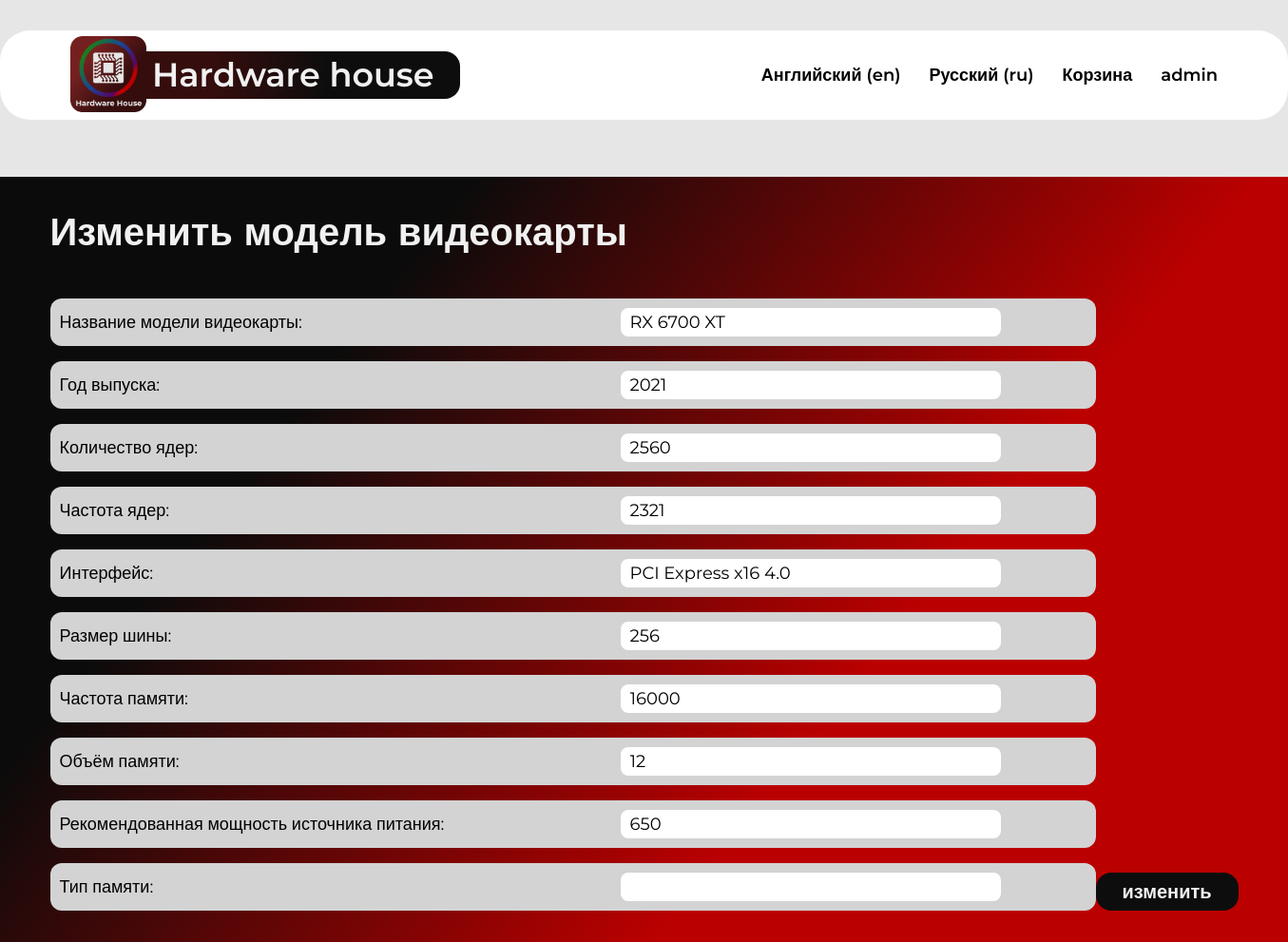
/info_update/2/ (signed in), run on the app's committed database.
### app_main/models.py (models this page shows, shortened)
class VideocardInfo(models.Model):
    name = models.CharField(unique=True, max_length=50)
    release_date = models.IntegerField(blank=True, null=True)
    interface = models.CharField(max_length=50, blank=True)
    core_frequency = models.IntegerField(blank=True, null=True)
    core_count = models.IntegerField(blank=True, null=True)
    memory_frequency = models.IntegerField(blank=True, null=True)
    memory_type = models.CharField(max_length=20, blank=True)
    memory_volume = models.IntegerField(blank=True, null=True)
    memory_band_width = models.IntegerField(blank=True, null=True)
    recommended_energy_supply = models.IntegerField(blank=True, null=True)

### app_main/views.py (the view)
# urls.py: path('info_update/<int:pk>/', VideocardInfoUpdateView.as_view(), name='videocard_info_update'),
class VideocardInfoUpdateView(PermissionRequiredMixin, UpdateView):
    model = VideocardInfo
    fields = '__all__'
    template_name = 'videocard_info_update.html'
    success_url = reverse_lazy('main_view')
    permission_required = 'edit_videocardinfo'

### app_basket/context_processors.py (called while the page is built)
def basket(request):
    return {'basket': Basket(request)}

### app_main/templates/videocard_info_update.html (shortened to what this page needs)
{% extends 'main.html' %}
{% load static %}
{% load i18n %}
{% block head %}
    <head>
        <link rel="stylesheet" href="{% static 'styles/reset.css' %}">
        <link rel="stylesheet" href="{% static 'styles/common_styles.css' %}">
        <link rel="stylesheet" href="{% static 'styles/videocard_info_create_style.css' %}">
    </head>
{% endblock head %}
    {% block afternav %}
        <section class="create">
            <div class="create-container container">
                <h1 class="create-header">{% trans 'Изменить модель видеокарты' %}</h1>
                <form action="" method="post" class="create-form" enctype="multipart/form-data">
                    <div class="create-form-inputs">
                        <div class="create-form-input">
                            <p class="form-input-text">{% trans 'Название модели видеокарты:' %}</p>
                            {{ form.name }}
                        </div>
                        <div class="create-form-input">
                            <p class="form-input-text">{% trans 'Год выпуска:' %}</p>
                            {{ form.release_date }}
                        </div>
                        <div class="create-form-input">
                            <p class="form-input-text">{% trans 'Количество ядер:' %}</p>
                            {{ form.core_count }}
                        </div>
                        <div class="create-form-input">
                            <p class="form-input-text">{% trans 'Частота ядер:' %}</p>
                            {{ form.core_frequency }}
                        </div>
                        <div class="create-form-input">
                            <p class="form-input-text">{% trans 'Интерфейс:' %}</p>
                            {{ form.interface }}
                        </div>
                        <div class="create-form-input">
                            <p class="form-input-text">{% trans 'Размер шины:' %}</p>
                            {{ form.memory_band_width }}
                        </div>
                        <div class="create-form-input">
                            <p class="form-input-text">{% trans 'Частота памяти:' %}</p>
                            {{ form.memory_frequency }}
                        </div>
                        <div class="create-form-input">
                            <p class="form-input-text">{% trans 'Объём памяти:' %}</p>
                            {{ form.memory_volume }}
                        </div>
                        <div class="create-form-input">
                            <p class="form-input-text">{% trans 'Рекомендованная мощность источника питания:' %}</p>
                            {{ form.recommended_energy_supply }}
                        </div>
                        <div class="create-form-input">
                            <p class="form-input-text">{% trans 'Тип памяти:' %}</p>
                            {{ form.memory_type }}
                        </div>
                    </div>
                    <button class="create-form-btn btn-black">{% trans 'изменить' %}</button>
                </form>
            </div>
        </section>
    {% endblock afternav %}

### app_main/templates/main.html (shortened to what this page needs)
{% load static %}
{% load i18n %}
<!DOCTYPE html>
<html lang="en">
{% block head %}{% endblock %}
<body>
    <nav>
        <div class="container nav-container">
            <div class="nav-logo-container">
                <a href="{% url 'main_view' %}" class="nav-logo-link"><img class="nav-logo" src="{% static 'images/nav-logo.png' %}" alt="logo"></a>
                <a href="{% url 'main_view' %}" class="nav-logo-name-link">Hardware house</a>
            </div>
            <div class="nav-links">
                {% get_available_languages as LANGUAGES %}
                {% for lang in LANGUAGES %}
                {% if LANGUAGE_CODE == lang.0 %}
                {{lang.1}} ({{lang.0}})
                {% else %}
                <a href="{% url 'set_language' %}?l={{lang.0}}" class="nav-links-item nav-links-language">{{lang.1}} ({{lang.0}})</a>
                {% endif %}
                {% endfor %}
                {% if user.is_authenticated %}
                    <a href="{% url 'basket_detail_view' %}" class="nav-links-item">{% trans 'Корзина' %}</a>
                {% endif %}
                {% if user.is_anonymous %}
                    <a href="{% url 'login' %}" class="nav-links-item">{% trans 'Войти' %}</a>
                    <a href="{% url 'register' %}" class="nav-links-item">{% trans 'Регистрация' %}</a>
                {% else %}
                    <a href="{% url 'account' %}" class="nav-links-item">{{ user.username }}</a>
                {% endif %}
            </div>
        </div>
    </nav>
    {% block afternav %}{% endblock %}
</body>
</html>

### static/styles/common_styles.css (style rules this page uses)
* { box-sizing: border-box; }
a { text-decoration: none; color: #000; }
input, select { font-family: 'Montserrat', sans-serif; outline: 0; border: none; }
html { background-color: #E6E6E6; font-family: 'Montserrat', sans-serif; }
nav { display: flex; justify-content: center; height: 94px; padding-top: 32px; margin-bottom: 92px; }
.container { width: 1550px; border-radius: 32px; }
.nav-container { display: flex; padding-left: 74px; padding-right: 74px; align-items: center; justify-content: space-between; height: 94px; background-color: #fff; }
.nav-logo-container { display: flex; align-items: center; }
.nav-logo { height: 80px; width: 80px; transition-property: scale; transition-duration: 0.2s; }
.nav-logo-name-link { padding-left: 6px; width: 330px; height: 50px; background: linear-gradient(270.96deg, #0D0D0D 41.86%, #350D0D 78.04%, #350D0D 99.13%); border-radius: 0 16px 16px 0; font-weight: 600; font-size: 35px; line-height: 49px; color: #F1F1F1; }
.nav-links { width: 600px; display: inline-flex; justify-content: right; }
.nav-links-item { font-weight: 600; font-size: 18px; line-height: 22px; }
.nav-links-item:not(:last-child) { margin-right: 30px; }
section { display: flex; justify-content: center; }
.btn-black { border: 0; transition-duration: 0.2s; transition-property: transform, background; display: flex; justify-content: center; align-items: center; font-weight: 700; cursor: pointer; background-color: #0D0D0D; color: #F1F1F1; border-radius: 16px; }

### app_main/static/styles/videocard_info_create_style.css (style rules this page uses)
.create-container { padding-left: 120px; padding-right: 120px; background: linear-gradient(308.47deg, #BB0000 34.38%, #0B0B0B 73.49%); border-radius: 32px; padding-top: 33px; padding-bottom: 33px; }
.create-header { height: 95px; font-weight: 800; font-size: 40px; line-height: 49px; color: #F1F1F1; }
.create-form { display: flex; align-items: flex-end; justify-content: space-between; }
.create-form-inputs { display: flex; flex-direction: column; }
.create-form-input:not(:last-child) { margin-bottom: 16px; }
.create-form-input { background: #D3D3D3; width: 1100px; border-radius: 12px; padding: 10px 100px 10px 10px; font-size: 18px; line-height: 24px; display: flex; justify-content: space-between; align-items: center; }
.form-input-text { display: inline-block; margin-right: 10px; }
input { transition-duration: 0.2s; transition-property: background; width: 400px; height: 30px; font-size: 18px; border-radius: 8px; padding-left: 10px; }
.create-form-btn { font-size: 20px; width: 150px; height: 40px; }

### data on the page
VideocardInfo: name "RX 6700 XT", release_date "2021", core_count "2560", core_frequency "2321", interface "PCI Express x16 4.0", memory_band_width "256", memory_frequency "16000", memory_volume "12", recommended_energy_supply "650"

### other printed values
{{ lang.1 }} "Английский" "Русский"
{{ lang.0 }} "en" "ru"
{{ user.username }} "admin"
